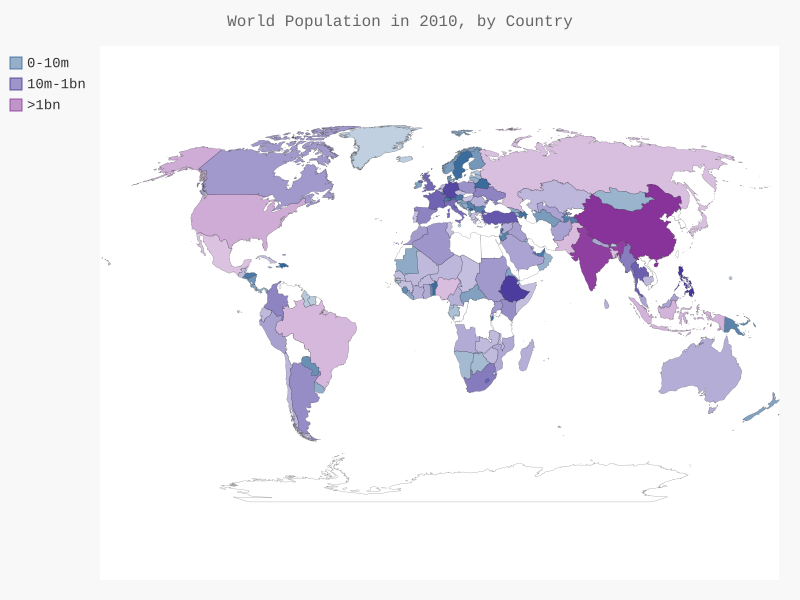

This chart was generated by the following Python code:
'''import json

filename = 'population_data.json'
with open(filename) as f:
    # 将数据加载到一个列表中
    pop_data = json.load(f)
    # 打印每个国家2010年的人口数量
for pop_dict in pop_data:
        # 遍历pop_data中的每个元素，每个元素都是一个字典，包含4个键值对
    if pop_dict['Year'] == 2010:
        country_name = pop_dict['Country Name']
        population = pop_dict['Value']
        print(country_name + ": " + str(population))'''

'''import json
from country_codes import get_country_code

filename = 'population_data.json'
with open(filename) as f:
    # 将数据加载到一个列表中
    pop_data = json.load(f)
    # 打印每个国家2010年的人口数量
    for pop_dict in pop_data:
        # 遍历pop_data中的每个元素，每个元素都是一个字典，包含4个键值对
        if pop_dict['Year'] == 2010:
            country_name = pop_dict['Country Name']
            #将人口数量由字符串转换为数字值
            #由于在JSON文件中，含有小数部分，这里只需要保留整数，因此需要先转换为浮点数，再转换为整数，将自动丢弃小数部分
            population =int(float( pop_dict['Value']))
            code = get_country_code(country_name)
            #如果有国别码就显示国别码和人口数量
            if code:
                print(code + ": "+ str(population))
            else:
                print('ERROR - ' + country_name)'''

import json
import pygal.maps.world
from country_codes import get_country_code
# from pygal.style import LightColorizedStyle,RotateStyle
from pygal.style import LightColorizedStyle as LCS, RotateStyle as RS

# 将数据加载到一个列表中
filename = 'population.json'
with open(filename) as f:
    # 加载JSON数据到列表pop_data中
    pop_data = json.load(f)

# 创建一个包含人口数量的字典
cc_populations = {}

# 打印每个国家2010年的人口数量
for pop_dict in pop_data:
    # 遍历pop_data中的每个元素，每个元素都是一个字典，包含4个键值对
    # 获取字典对应键的值
    if pop_dict['Year'] == 2010:
        country_name = pop_dict["Country Name"]
        # 将字符串转换为数字
        population = int(float(pop_dict['Value']))
        code = get_country_code(country_name)
        if code:
            cc_populations[code] = population
        # else:
        #    print("ERROR - "+country_name)

# 根据人口数量将所有国家分成三组，每组都是独立的字典
cc_pops_1, cc_pops_2, cc_pops_3 = {}, {}, {}
# 遍历每个国家的人口数量
for cc, pop in cc_populations.items():
    if pop < 10000000:
        cc_pops_1[cc] = pop
    elif pop < 100000000:
        cc_pops_2[cc] = pop
    else:
        cc_pops_3[cc] = pop

# 输出每组分别包含多少个国家
print(len(cc_pops_1), len(cc_pops_2), len(cc_pops_3))

# 设置地图基于的基色和图表的主题，包括背景色、标签以及各个国家的颜色
# wm_style = RotateStyle('#336699')
wm_style = RS('#336699', base_style=LCS)
wm = pygal.maps.world.World(style=wm_style)
wm.title = 'World Population in 2010, by Country'

# 传递由国别码和人口数量组成的字典
# wm.add('2010', cc_populations)
# 将分组后的字典传递给add()方法，这里调用了三次add()方法，将使用三种不同的颜色显示，
# 同一组中的不同国家，将按照人口数量从少到多，从浅到深的显示该颜色
wm.add('0-10m', cc_pops_1)
wm.add('10m-1bn', cc_pops_2)
wm.add('>1bn', cc_pops_3)

wm.render_to_file('world_population.svg')
